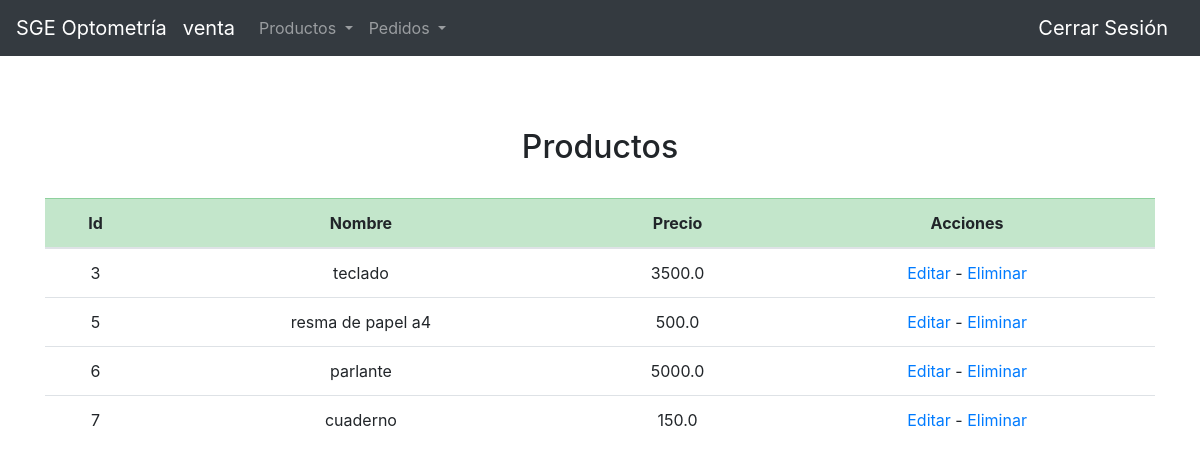
The page /optometria/producto/ (signed in) on the database its author committed.
### user/models.py (models this page shows)
class User(AbstractUser):
    roles = [
        ('secretario','Secretario'),
        ('medicos','Medico'),
        ('venta','Ventas'),
        ('taller','Taller'),
        ('gerencia','Gerente'),
        ('paciente','Paciente')]
    rol = models.CharField(max_length=16, choices=roles, default='paciente')

### optometria/models.py (models this page shows, shortened)
class Producto(models.Model):
    nombre = models.CharField(max_length=32)
    precio = models.FloatField()

### optometria/views.py (the view)
# urls.py: path('producto/', views.ver_producto, name='ver_producto'),
def ver_producto(request):
    if len(Producto.objects.all()) > 0:
        data = Producto.objects.all()
    else:
        data = None
    return render(request, 'optometria/ver_producto.html',{
        'grupo': request.user.rol,
        'data': data,
        })

### optometria/templates/optometria/ver_producto.html (shortened to what this page needs)
{% extends "optometria/new_layout.html" %}
{% block body %}
<br>
{% if data %}
    <h2><center>Productos</center></h2>
    <br>
    <div class="table-responsive">
        <table class="table table-hover">
            <thead>
                <tr class="table-success">
                    <th scope="col"><center>Id</center></th>
                    <th scope="col"><center>Nombre</center></th>
                    <th scope="col"><center>Precio</center></th>
                    <th scope="col"><center>Acciones</center></th>
                </tr>
            </thead>
            <tbody>
            {% for producto in data %}
                <tr>
                    <td><center>{{producto.id}}</center></td>
                    <td><center>{{producto.nombre}}</center></td>
                    <td><center>{{producto.precio}}</center></td>
                    <td><center><a href="{% url 'optometria:editar_producto' producto.id%}">Editar</a>
                    <a> - </a>
                    <a href="{% url 'optometria:eliminar_producto' producto.id%}">Eliminar</a>
                    </center></td>
                    </tr>
            {% endfor %}
            </tbody>
        </table>
    </div>
{% else %}
    <h2><center>No hay productos registrados.</center></h2>
    <br>
{% endif %}
{% endblock %}

### optometria/templates/optometria/new_layout.html (shortened to what this page needs)
{% load static %}
<!doctype html>
<html lang="en">
  <head>
    <link rel="stylesheet" href="https://cdn.jsdelivr.net/npm/bootstrap@4.5.3/dist/css/bootstrap.min.css">
  </head>
  <body>
  <nav class="navbar navbar-expand-lg navbar-dark bg-dark">
  <a class="navbar-brand" href="{% url 'optometria:index' %}">SGE Optometría</a>
  <a class="navbar-brand">{{grupo}}</a>
  <div class="collapse navbar-collapse" id="navbarSupportedContent">
    <ul class="navbar-nav mr-auto">
    {% if grupo == "secretario" %}
      <li class="nav-item">
        <a class="nav-link active" href="{% url 'optometria:ver_turnos'%}">Ver Turnos</a>
      </li>
      <li class="nav-item">
        <a class="nav-link active" href="{% url 'optometria:agregar_turno'%}">Crear Turno</a>
      </li>
    {% elif grupo == "venta" %}
      <li class="nav-item dropdown">
        <a class="nav-link dropdown-toggle" href="#" id="navbarDropdown" role="button" data-toggle="dropdown" aria-haspopup="true" aria-expanded="false">
          Productos
        </a>
      </li>
      <li class="nav-item dropdown">
        <a class="nav-link dropdown-toggle" href="#" id="navbarDropdown" role="button" data-toggle="dropdown" aria-haspopup="true" aria-expanded="false">
          Pedidos
        </a>
      </li>
      {% endif%}
    </ul>
    <ul class="nav navbar-nav navbar-right">
      <li><a class="navbar-brand" href="{% url 'usuarios:logout' %}">Cerrar Sesión</a></li>
    </ul>
  </div>
</nav>
<div class='container'>
<br><br>
    {% block body %}
    {% endblock %}
</div>
  </body>
</html>

### rows shown on the page
User: rol "venta"
Producto: id "3", nombre "teclado", precio "3500.0"
Producto: id "5", nombre "resma de papel a4", precio "500.0"
Producto: id "6", nombre "parlante", precio "5000.0"
Producto: id "7", nombre "cuaderno", precio "150.0"
